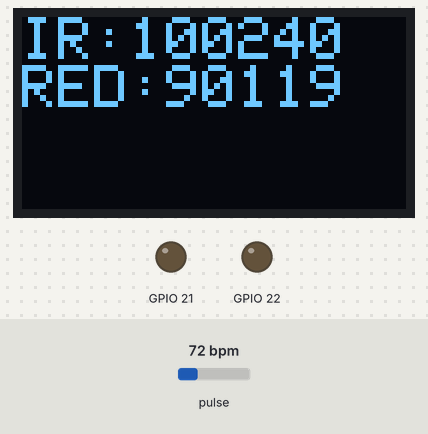
This sketch was run on a simulated ESP32. On the bench: 128×64 one-colour display, output pins drawn as LEDs (lit = HIGH). The inputs (shaded band) are chosen by the test bench; at power-on: pulse 72 bpm. What the sketch prints to the serial monitor is not drawn.

Above: at 1.2 s.
1.3 s: pulse set to 42 bpm
At 1.55 s:
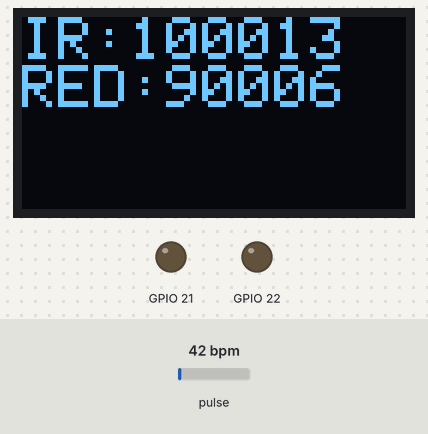
2.8 s: pulse set to 70 bpm
At 3.23 s:
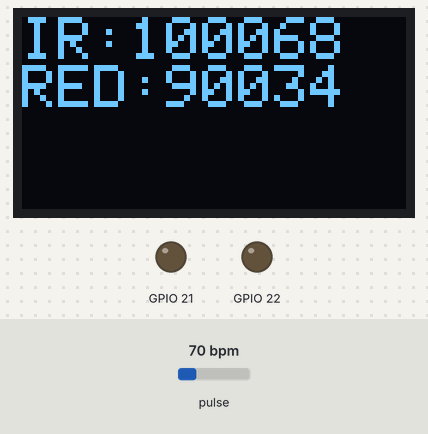
4.5 s: pulse set to 100 bpm
At 4.62 s:
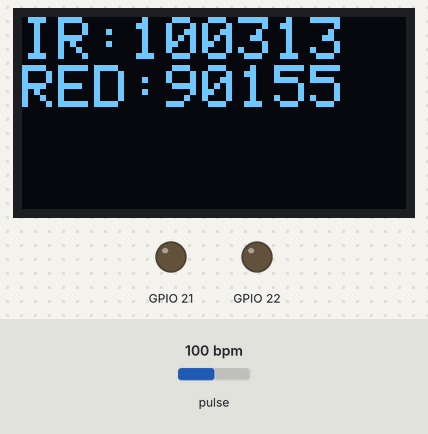
Timing chart, 0 to 7.5 s (numbered marks = the images above; inputs shaded):
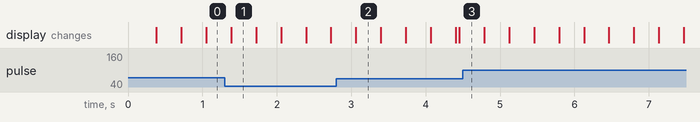

The sketch:

PPG_ESP32_OLED_Simple.ino
```cpp
#include <Wire.h>
#include "MAX30105.h"

MAX30105 particleSensor;

#define OLED_ADDR 0x3C
#define OLED_SDA 16
#define OLED_SCL 17

TwoWire Wire_OLED = TwoWire(0);

#include <Adafruit_GFX.h>
#include <Adafruit_SSD1306.h>

#define SCREEN_WIDTH 128
#define SCREEN_HEIGHT 64
#define OLED_RESET -1

Adafruit_SSD1306 display(SCREEN_WIDTH, SCREEN_HEIGHT, &Wire_OLED, OLED_RESET);

void setup() {
  Serial.begin(115200);
  pinMode(21, OUTPUT);
  pinMode(22, OUTPUT);

  if (!particleSensor.begin(Wire, I2C_SPEED_FAST)) {
    Serial.println("MAX30102传感器初始化失败！");
    while (1);
  }

  byte ledBrightness = 200;
  byte sampleAverage = 4;
  byte ledMode = 2;
  byte sampleRate = 400;
  int pulseWidth = 411;
  int adcRange = 8192;

  particleSensor.setup(ledBrightness, sampleAverage, ledMode, sampleRate, pulseWidth, adcRange);

  Wire_OLED.begin(OLED_SDA, OLED_SCL, 400000);

  if (!display.begin(SSD1306_SWITCHCAPVCC, OLED_ADDR, false, false)) {
    Serial.println("OLED显示初始化失败！");
  }
  display.clearDisplay();
  display.setTextColor(SSD1306_WHITE);
  display.setTextSize(1);
  display.setCursor(0, 0);
  display.println("MAX30102 Ready");
  display.display();
}

void loop() {
  long irValue = particleSensor.getIR();
  long redValue = particleSensor.getRed();

  Serial.print(irValue);
  Serial.print(",");
  Serial.println(redValue);

  display.clearDisplay();
  display.setCursor(0, 0);
  display.setTextSize(2);
  display.print("IR:");
  display.println(irValue);
  display.print("RED:");
  display.println(redValue);
  display.display();

  delay(10);
}
```
